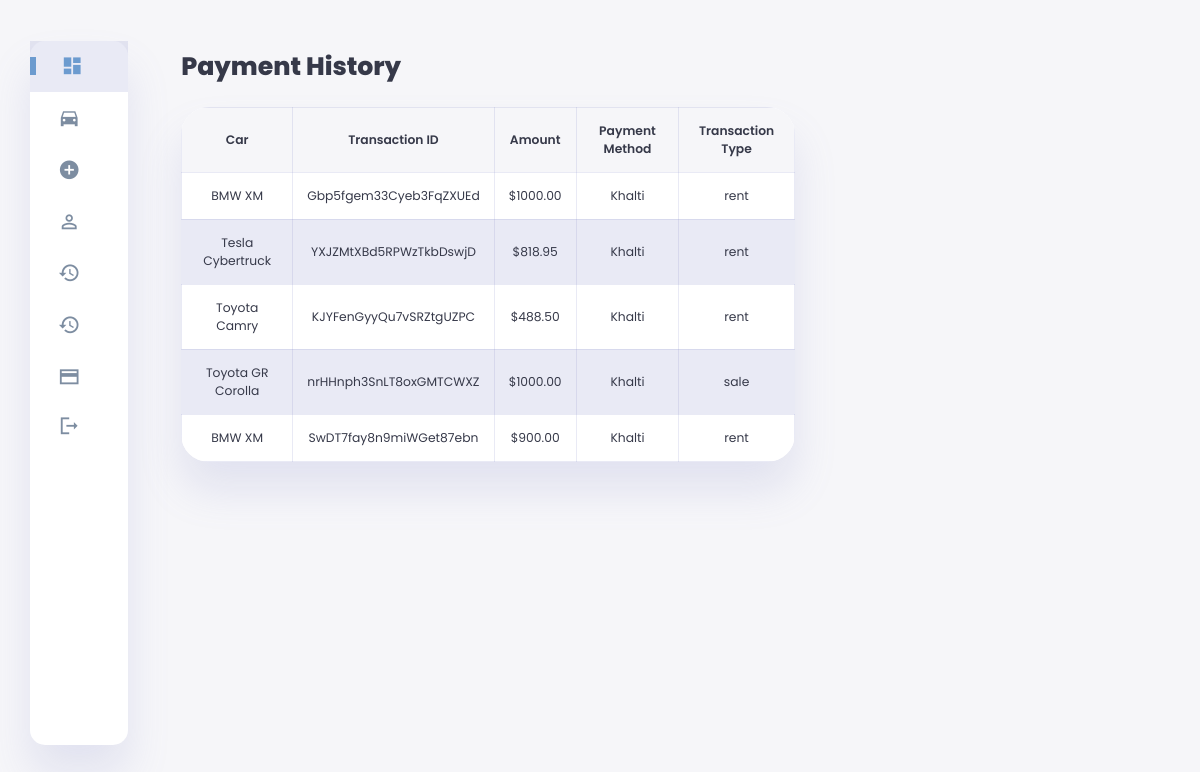
Screenshot of /payment-history/ (signed in) with the database file from the repository.
### sales_rental/models.py (models this page shows, shortened)
class PaymentDetails(models.Model):
    user = models.ForeignKey(settings.AUTH_USER_MODEL, on_delete=models.CASCADE, related_name='payment_details')
    car = models.ForeignKey('Car', on_delete=models.CASCADE, related_name='payment_details')
    transaction_id = models.CharField(max_length=255, unique=True)
    amount = models.DecimalField(max_digits=10, decimal_places=2)
    payment_method = models.CharField(max_length=100)
    transaction_type = models.CharField(max_length=50)
    is_verified = models.BooleanField(default=False)
    transaction_date = models.DateTimeField(auto_now_add=True)

class Car(models.Model):
    make = models.CharField(max_length=50)
    model = models.CharField(max_length=50)
    year = models.PositiveIntegerField()
    price = models.DecimalField(max_digits=10, decimal_places=2)
    description = models.TextField()
    images = models.ManyToManyField('CarImage', related_name='cars', blank=True)
    discount = models.DecimalField(max_digits=5, decimal_places=2, null=True, blank=True)
    is_available_for_sale = models.BooleanField(default=True)
    is_available_for_rent = models.BooleanField(default=True)

### sales_rental/admin_views.py (the view)
# urls.py: path('payment-history/', admin_views.payment_history, name='payment_history'),
@user_passes_test(lambda u: u.is_superuser)
def payment_history(request):
    payments = PaymentDetails.objects.all()
    return render(request, 'payment_history.html', {'payments': payments})

### sales_rental/context_processors.py (called while the page is built)
def current_year(request):
    return {'current_year': datetime.now().year}

### sales_rental/templates/payment_history.html (shortened to what this page needs)
{% extends "admin_base.html" %}
{% block content %}
<main>
    <h1>Payment History</h1>
    <table class="stats-table">
        <thead>
            <tr>
                <th>Car</th>
                <th>Transaction ID</th>
                <th>Amount</th>
                <th>Payment Method</th>
                <th>Transaction Type</th>
            </tr>
        </thead>
        <tbody>
            {% for payment in payments %}
            <tr>
                <td>{{ payment.car.make }} {{ payment.car.model }}</td>
                <td>{{ payment.transaction_id }}</td>
                <td>${{ payment.amount|floatformat:2 }}</td>
                <td>{{ payment.payment_method }}</td>
                <td>{{ payment.transaction_type }}</td>
            </tr>
            {% endfor %}
        </tbody>
    </table>
</main>
{% endblock %}

### sales_rental/static/css/admin-style.css (style rules this page uses)
:root { --color-primary: #6C9BCF; --color-danger: #FF0060; --color-success: #1B9C85; --color-warning: #F7D060; --color-white: #fff; --color-info-dark: #7d8da1; --color-dark: #363949; --color-light: rgba(132, 139, 200, 0.18); --color-dark-variant: #677483; --color-background: #f6f6f9; --card-border-radius: 2rem; --border-radius-1: 0.4rem; --border-radius-2: 1.2rem; --card-padding: 1.8rem; --padding-1: 1.2rem; --box-shadow: 0 2rem 3rem var(--color-light); }
* { margin: 0; padding: 0; outline: 0; appearance: 0; border: 0; text-decoration: none; box-sizing: border-box; }
html { font-size: 14px; }
body { width: 100vw; height: 100vh; font-family: 'Poppins', sans-serif; font-size: 0.88rem; user-select: none; overflow-x: hidden; color: var(--color-dark); background-color: var(--color-background); }
h1 { font-weight: 800; font-size: 1.8rem; margin-bottom: 1.5rem; }
main { margin-top: 1.4rem; padding: 2rem; }
main .stats-table, main .history-table, table { width: 100%; border-collapse: collapse; margin-bottom: 2rem; background-color: var(--color-white); box-shadow: var(--box-shadow); border-radius: var(--card-border-radius); overflow: hidden; }
main .stats-table th, main .stats-table td, main .history-table th, main .history-table td, table th, table td { text-align: center; padding: 1rem; border: 1px solid var(--color-light); }
main .stats-table th, main .history-table th, table th { background-color: var(--color-background); font-weight: 600; }
main .stats-table td, main .history-table td, table td { background-color: var(--color-white); }
main .history-table tr:nth-child(even) td, table tr:nth-child(even) td { background-color: var(--color-light); }

### rows the page displays
PaymentDetails: car.make "BMW", car.model "XM", transaction_id "Gbp5fgem33Cyeb3FqZXUEd", amount "1000.00", payment_method "Khalti", transaction_type "rent"
PaymentDetails: car.make "Tesla", car.model "Cybertruck", transaction_id "YXJZMtXBd5RPWzTkbDswjD", amount "818.95", payment_method "Khalti", transaction_type "rent"
PaymentDetails: car.make "Toyota", car.model "Camry", transaction_id "KJYFenGyyQu7vSRZtgUZPC", amount "488.50", payment_method "Khalti", transaction_type "rent"
PaymentDetails: car.make "Toyota", car.model "GR Corolla", transaction_id "nrHHnph3SnLT8oxGMTCWXZ", amount "1000.00", payment_method "Khalti", transaction_type "sale"
PaymentDetails: car.make "BMW", car.model "XM", transaction_id "SwDT7fay8n9miWGet87ebn", amount "900.00", payment_method "Khalti", transaction_type "rent"
